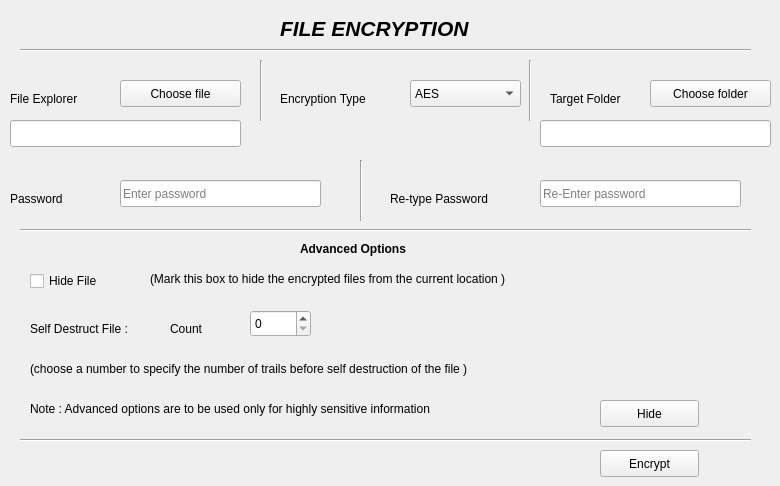
        <widget class="QWidget" name="tab_4">
         <attribute name="title">
          <string>          Encryption         </string>
         </attribute>
         <widget class="QPushButton" name="pushButton_7">
          <property name="geometry">
           <rect>
            <x>120</x>
            <y>80</y>
            <width>121</width>
            <height>27</height>
           </rect>
          </property>
          <property name="text">
           <string>Choose file</string>
          </property>
         </widget>
         <widget class="QLabel" name="label_14">
          <property name="geometry">
           <rect>
            <x>10</x>
            <y>90</y>
            <width>91</width>
            <height>17</height>
           </rect>
          </property>
          <property name="text">
           <string>File Explorer</string>
          </property>
         </widget>
         <widget class="QLabel" name="label_15">
          <property name="geometry">
           <rect>
            <x>280</x>
            <y>90</y>
            <width>121</width>
            <height>17</height>
           </rect>
          </property>
          <property name="text">
           <string>Encryption Type</string>
          </property>
         </widget>
         <widget class="QLabel" name="label_17">
          <property name="geometry">
           <rect>
            <x>550</x>
            <y>90</y>
            <width>101</width>
            <height>17</height>
           </rect>
          </property>
          <property name="text">
           <string>Target Folder</string>
          </property>
         </widget>
         <widget class="QPushButton" name="pushButton_8">
          <property name="geometry">
           <rect>
            <x>650</x>
            <y>80</y>
            <width>121</width>
            <height>27</height>
           </rect>
          </property>
          <property name="text">
           <string>Choose folder</string>
          </property>
         </widget>
         <widget class="Line" name="line_5">
          <property name="geometry">
           <rect>
            <x>260</x>
            <y>60</y>
            <width>3</width>
            <height>61</height>
           </rect>
          </property>
          <property name="orientation">
           <enum>Qt::Vertical</enum>
          </property>
         </widget>
         <widget class="Line" name="line_6">
          <property name="geometry">
           <rect>
            <x>520</x>
            <y>60</y>
            <width>20</width>
            <height>61</height>
           </rect>
          </property>
          <property name="orientation">
           <enum>Qt::Vertical</enum>
          </property>
         </widget>
         <widget class="QLabel" name="label_18">
          <property name="geometry">
           <rect>
            <x>10</x>
            <y>190</y>
            <width>91</width>
            <height>17</height>
           </rect>
          </property>
          <property name="text">
           <string>Password</string>
          </property>
         </widget>
         <widget class="QLabel" name="label_19">
          <property name="geometry">
           <rect>
            <x>390</x>
            <y>190</y>
            <width>121</width>
            <height>17</height>
           </rect>
          </property>
          <property name="text">
           <string>Re-type Password</string>
          </property>
         </widget>
         <widget class="QLineEdit" name="lineEdit_11">
          <property name="geometry">
           <rect>
            <x>120</x>
            <y>180</y>
            <width>201</width>
            <height>27</height>
           </rect>
          </property>
          <property name="echoMode">
           <enum>QLineEdit::Password</enum>
          </property>
          <property name="placeholderText">
           <string>Enter password</string>
          </property>
         </widget>
         <widget class="QLineEdit" name="lineEdit_12">
          <property name="geometry">
           <rect>
            <x>540</x>
            <y>180</y>
            <width>201</width>
            <height>27</height>
           </rect>
          </property>
          <property name="echoMode">
           <enum>QLineEdit::Password</enum>
          </property>
          <property name="placeholderText">
           <string>Re-Enter password</string>
          </property>
         </widget>
         <widget class="Line" name="line_7">
          <property name="geometry">
           <rect>
            <x>360</x>
            <y>160</y>
            <width>3</width>
            <height>61</height>
           </rect>
          </property>
          <property name="orientation">
           <enum>Qt::Vertical</enum>
          </property>
         </widget>
         <widget class="Line" name="line_8">
          <property name="geometry">
           <rect>
            <x>20</x>
            <y>220</y>
            <width>731</width>
            <height>20</height>
           </rect>
          </property>
          <property name="orientation">
           <enum>Qt::Horizontal</enum>
          </property>
         </widget>
         <widget class="QLabel" name="label_20">
          <property name="geometry">
           <rect>
            <x>280</x>
            <y>20</y>
            <width>191</width>
            <height>17</height>
           </rect>
          </property>
          <property name="font">
           <font>
            <pointsize>16</pointsize>
            <weight>75</weight>
            <italic>true</italic>
            <bold>true</bold>
           </font>
          </property>
          <property name="text">
           <string>FILE ENCRYPTION</string>
          </property>
         </widget>
         <widget class="Line" name="line_9">
          <property name="geometry">
           <rect>
            <x>20</x>
            <y>40</y>
            <width>731</width>
            <height>20</height>
           </rect>
          </property>
          <property name="orientation">
           <enum>Qt::Horizontal</enum>
          </property>
         </widget>
         <widget class="QCheckBox" name="checkBox">
          <property name="geometry">
           <rect>
            <x>30</x>
            <y>270</y>
            <width>99</width>
            <height>22</height>
           </rect>
          </property>
          <property name="text">
           <string>Hide File</string>
          </property>
         </widget>
         <widget class="QLabel" name="label_21">
          <property name="geometry">
           <rect>
            <x>150</x>
            <y>270</y>
            <width>471</width>
            <height>17</height>
           </rect>
          </property>
          <property name="text">
           <string>(Mark this box to hide the encrypted files from the current location )</string>
          </property>
         </widget>
         <widget class="Line" name="line_10">
          <property name="geometry">
           <rect>
            <x>20</x>
            <y>430</y>
            <width>731</width>
            <height>20</height>
           </rect>
          </property>
          <property name="orientation">
           <enum>Qt::Horizontal</enum>
          </property>
         </widget>
         <widget class="QLabel" name="label_22">
          <property name="geometry">
           <rect>
            <x>300</x>
            <y>240</y>
            <width>131</width>
            <height>17</height>
           </rect>
          </property>
          <property name="font">
           <font>
            <weight>75</weight>
            <bold>true</bold>
           </font>
          </property>
          <property name="text">
           <string>Advanced Options</string>
          </property>
         </widget>
         <widget class="QPushButton" name="pushButton_2">
          <property name="geometry">
           <rect>
            <x>600</x>
            <y>450</y>
            <width>99</width>
            <height>27</height>
           </rect>
          </property>
          <property name="text">
           <string>Encrypt</string>
          </property>
         </widget>
         <widget class="QSpinBox" name="spinBox">
          <property name="geometry">
           <rect>
            <x>250</x>
            <y>310</y>
            <width>61</width>
            <height>27</height>
           </rect>
          </property>
         </widget>
         <widget class="QLabel" name="label_23">
          <property name="geometry">
           <rect>
            <x>30</x>
            <y>320</y>
            <width>131</width>
            <height>17</height>
           </rect>
          </property>
          <property name="text">
           <string>Self Destruct File :</string>
          </property>
         </widget>
         <widget class="QLabel" name="label_24">
          <property name="geometry">
           <rect>
            <x>170</x>
            <y>320</y>
            <width>131</width>
            <height>17</height>
           </rect>
          </property>
          <property name="text">
           <string>Count </string>
          </property>
         </widget>
         <widget class="QLabel" name="label_25">
          <property name="geometry">
           <rect>
            <x>30</x>
            <y>360</y>
            <width>571</width>
            <height>17</height>
           </rect>
          </property>
          <property name="text">
           <string>(choose a number to specify the number of trails before self destruction of the file )</string>
          </property>
         </widget>
         <widget class="QLabel" name="label_26">
          <property name="geometry">
           <rect>
            <x>30</x>
            <y>400</y>
            <width>571</width>
            <height>17</height>
           </rect>
          </property>
          <property name="text">
           <string>Note : Advanced options are to be used only for highly sensitive information</string>
          </property>
         </widget>
         <widget class="QComboBox" name="comboBox_3">
          <property name="geometry">
           <rect>
            <x>410</x>
            <y>80</y>
            <width>111</width>
            <height>27</height>
           </rect>
          </property>
          <item>
           <property name="text">
            <string>AES </string>
           </property>
          </item>
         </widget>
         <widget class="QLineEdit" name="lineEdit_15">
          <property name="geometry">
           <rect>
            <x>10</x>
            <y>120</y>
            <width>231</width>
            <height>27</height>
           </rect>
          </property>
         </widget>
         <widget class="QLineEdit" name="lineEdit_16">
          <property name="geometry">
           <rect>
            <x>540</x>
            <y>120</y>
            <width>231</width>
            <height>27</height>
           </rect>
          </property>
         </widget>
         <widget class="QPushButton" name="pushButton_9">
          <property name="geometry">
           <rect>
            <x>600</x>
            <y>400</y>
            <width>99</width>
            <height>27</height>
           </rect>
          </property>
          <property name="text">
           <string>Hide</string>
          </property>
         </widget>
        </widget>
